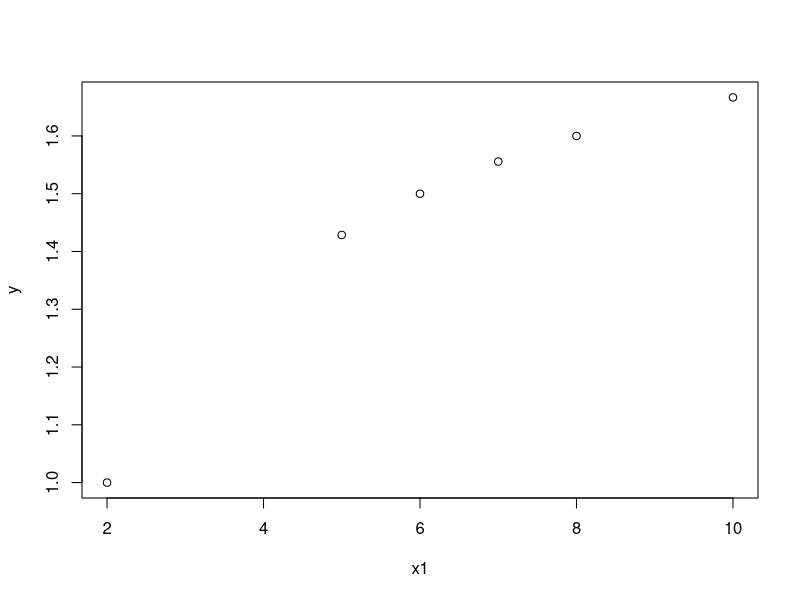

R code for this plot:
## ---- chunk 1
knitr::opts_chunk$set(echo = FALSE)
x1<-c(2,6,7,10,5,8)
x2<-c(1,3,5,6,9,11)
y<-2*x1/(2+x1)
plot(x1,y)
y1=lm(x1~x2)
